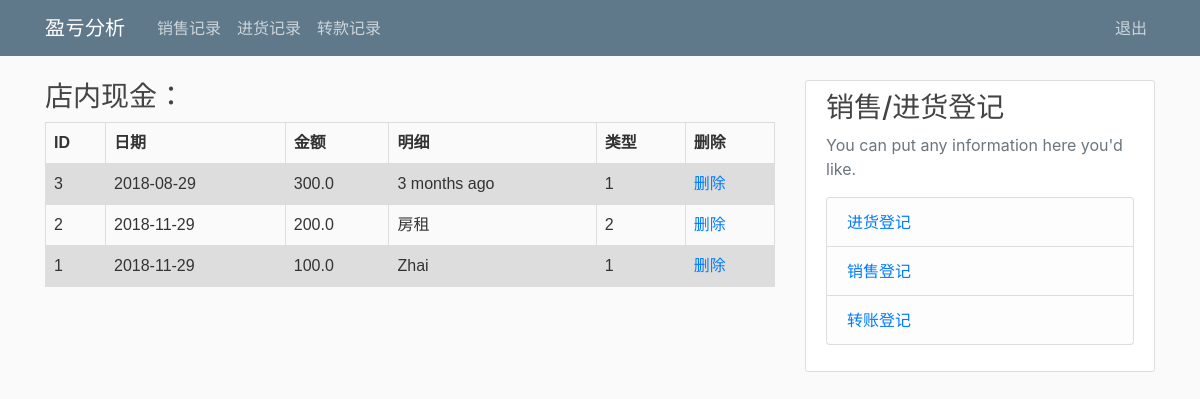
/trans_display (signed in), run on the app's committed database.
### flask_package/models.py (models this page shows)
class Transaction(db.Model):
    id = db.Column(db.Integer, primary_key=True)
    date = db.Column(db.DateTime, nullable=False, default=datetime.date.today)
    amount = db.Column(db.Float, nullable=False)
    type = db.Column(db.Integer, nullable=False)
    annotation = db.Column(db.String(150), nullable=False)

### flask_package/routes.py (the view)
@app.route("/trans_display")
@login_required
def transaction_display():
    transactions = Transaction.query.order_by(Transaction.id.desc())
    return render_template('trans_display.html', title='西臣-转账记录', transactions=transactions)

### flask_package/models.py (called while the page is built)
@login_manager.user_loader
def load_user(user_id):
    return User.query.get(int(user_id))

### flask_package/routes.py (called while the page is built)
@app.before_request
def make_session_permanent():
    session.permanent = True
    app.permanent_session_lifetime = timedelta(minutes=40)

### flask_package/templates/trans_display.html (shortened to what this page needs)
{% extends "layout.html" %}
{% block content %}
<h3>店内现金： </h3>
<table style="width:100%">
      <tr>
        <th>ID</th>
        <th>日期</th>
        <th>金额</th>
        <th>明细</th>
        <th>类型</th>
        <th>删除</th>
      </tr>
    {% for i in transactions %}
          <tr>
            <td>{{i.id}}</td>
            <td>{{i.date.strftime('%Y-%m-%d')}}</td>
            <td>{{i.amount}}</td>
            <td>{{i.annotation}}</td>
             <td>{{i.type}}</td>
            <td><a href="{{ url_for('delete_trans', id=i.id) }}">删除</a></td>
          </tr>
    {% endfor %}
    </table>
{% endblock content %}

### flask_package/static/main.css (style rules this page uses)
body { background: #fafafa; color: #333333; margin-top: 5rem; }
h1, h2, h3, h4, h5, h6 { color: #444444; }

### flask_package/templates/trans_display.html (style rules this page uses)
table { font-family: arial, sans-serif; border-collapse: collapse; width: 100%; }
td, th { border: 1px solid #dddddd; text-align: left; padding: 8px; }
tr:nth-child(even) { background-color: #dddddd; }

### data on the page
Transaction: id "3", date "2018-08-29", amount "300.0", annotation "3 months ago", type "1"
Transaction: id "2", date "2018-11-29", amount "200.0", annotation "房租", type "2"
Transaction: id "1", date "2018-11-29", amount "100.0", annotation "Zhai", type "1"
